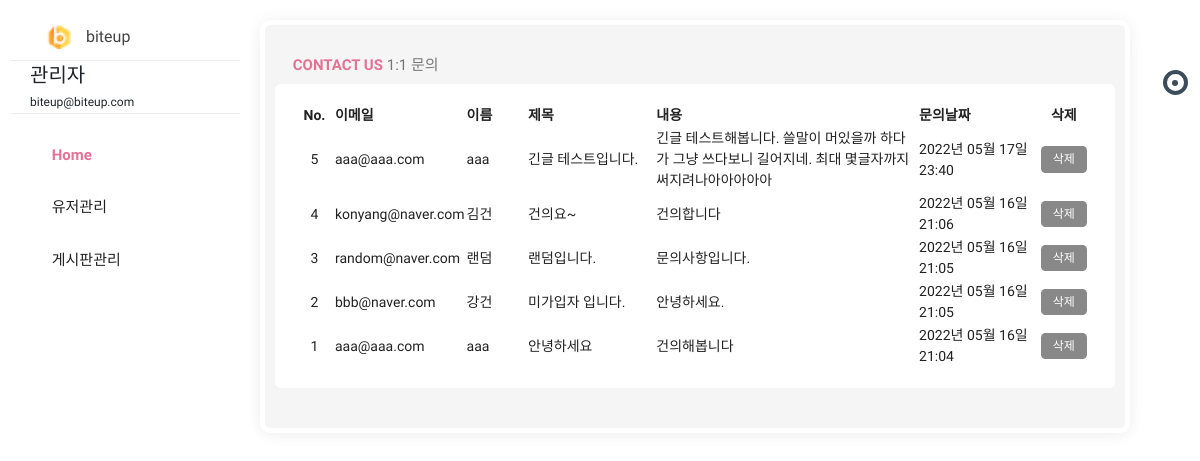
The app's page /admin/contact (signed in) with its own data.
### pybo/models.py (models this page shows)
class User(db.Model):
    id = db.Column(db.Integer, primary_key=True)
    username = db.Column(db.String(150), unique=True, nullable=False)
    password = db.Column(db.String(200), nullable=False)
    email = db.Column(db.String(120), unique=True, nullable=False)
    passwd_answer = db.Column(db.String(200), unique=True, nullable=False)
    location = db.Column(db.String(64), nullable=False)
    about_me = db.Column(db.Text(), nullable=False)
    create_date = db.Column(db.DateTime(), nullable=False)

class Contact(db.Model):
    id = db.Column(db.Integer, primary_key=True)
    email = db.Column(db.String(120), unique=True, nullable=False)
    username = db.Column(db.String(150), unique=True, nullable=False)
    subject = db.Column(db.String(200), nullable=False)
    message = db.Column(db.Text(), nullable=False)
    create_date = db.Column(db.DateTime(), nullable=False)

### pybo/views/admin_views.py (the view)
@bp.route('/contact', methods=('GET', 'POST'))
@login_required
def contact():
    if g.user.email == "biteup@biteup.com":
        contact_list = Contact.query.order_by(Contact.id.desc())
        return render_template('admin/admin_contactus.html', contact_list=contact_list)
    else:
        return '<script>alert("관리자의 권한이 없습니다.");location.href="/"</script>'

### pybo/filter.py (called while the page is built)
def format_datetime(value, fmt='%Y년 %m월 %d일 %H:%M'):
    return value.strftime(fmt)

### pybo/views/auth_views.py (called while the page is built)
@bp.before_app_request
def load_logged_in_user():
    user_id = session.get('user_id')
    if user_id is None:
        g.user = None
    else:
        g.user = User.query.get(user_id)

def login_required(view):
    @functools.wraps(view)
    def wrapped_view(**kwargs):
        if g.user is None:
            return redirect(url_for('auth.login'))
        return view(**kwargs)
    return wrapped_view

### pybo/templates/admin/admin_contactus.html (shortened to what this page needs)
{% extends 'admin.html' %}
{% block content %}
<div class="row clearfix">
    <div class="col-lg-12">
        <div class="card">
            <div class="header">
                <h2><strong><i class="zmdi zmdi-chart"></i> Contact Us </strong> 1:1 문의 </h2>
            </div>
            <div class="body">
                <table class="table_contact">
                    <thead>
                    <tr>
                        <th class="td_id">No.</th>
                        <th>이메일</th>
                        <th>이름</th>
                        <th>제목</th>
                        <th>내용</th>
                        <th>문의날짜</th>
                        <th class="td_delete">삭제</th>
                    </tr>
                    </thead>
                    <tbody>
                    {% for contact in contact_list %}
                    <tr>
                        <td class="td_id">{{ contact.id }}</td>
                        <td class="td_email">{{ contact.email }}</td>
                        <td class="td_username">{{ contact.username }}</td>
                        <td class="td_subject">{{ contact.subject }}</td>
                        <td class="td_message">{{ contact.message }}</td>
                        <td class="td_datetime">{{ contact.create_date|datetime }}</td>
                        <td class="td_delete">
                            <a href="{{ url_for('admin.contact_delete', contact_id=contact.id) }}" class="delete btn btn-sm btn-outline-secondary">삭제</a>
                        </td>
                    </tr>
                    {% endfor %}
                    </tbody>
                </table>
            </div>
        </div>
    </div>
</div>
{% endblock %}

### pybo/templates/admin.html (shortened to what this page needs)
<!doctype html>
<html class="no-js " lang="en">
<head>
    <link rel="stylesheet" href="{{ url_for('static', filename='css/bootstrap.min.css') }}"/>
    <link rel="stylesheet" href="{{ url_for('static', filename='css/jquery-jvectormap-2.0.3.min.css') }}"/>
    <link rel="stylesheet" href="{{ url_for('static', filename='css/plugin.css') }}"/>
    <link rel="stylesheet" href="{{ url_for('static', filename='css/morris.min.css') }}"/>
    <link rel="stylesheet" href="{{ url_for('static', filename='css/style.min.css') }}"/>
    <link rel="stylesheet" href="{{ url_for('static', filename='/admin_style.css') }}"/>
</head>
<body class="theme-blush">
<div class="navbar-right">
    <ul class="navbar-nav">
        <li><a href="#search" class="main_search" title="Search..."><i class="zmdi zmdi-search"></i></a></li>
        <li class="dropdown">
            <a href="javascript:void(0);" class="dropdown-toggle" title="Notifications" data-toggle="dropdown"
               role="button"><i class="zmdi zmdi-notifications"></i>
                <div class="notify"><span class="heartbit"></span><span class="point"></span></div>
            </a>
        </li>
        <li><a href="javascript:void(0);" class="js-right-sidebar" title="Setting"><i
                class="zmdi zmdi-settings zmdi-hc-spin"></i></a></li>
        <li><a href="{{ url_for('main.index') }}" class="mega-menu" title="Sign Out"><i class="zmdi zmdi-power"></i></a></li>
    </ul>
</div>
<aside id="leftsidebar" class="sidebar">
    <div class="navbar-brand">
        <button class="btn-menu ls-toggle-btn" type="button"><i class="zmdi zmdi-menu"></i></button>
        <a href="{{ url_for('admin.main') }}">
            <img src="{{ url_for('static', filename='icon.png') }}" width="25" alt="biteup">
            <span class="m-l-10">biteup</span></a>
    </div>
    <div class="menu">
        <ul class="list">
            <li>
                <div class="user-info">
                    <a class="image" href="profile.html"></a>
                    <div class="detail" style="text-align:left;">
                        <h4>{{ g.user.username }}</h4>
                        <small>{{ g.user.email }}</small>
                    </div>
                </div>
            </li>
            <li class="active open">
                <a href="{{ url_for('admin.main') }}"><i class="zmdi zmdi-home"></i>
                <span>Home</span>
            </a>
            </li>
            <li>
                <a href="javascript:void(0);" class="menu-toggle">
                    <i class="zmdi zmdi-apps"></i>
                    <span>유저관리</span></a>
            </li>
            <li>
                <a href="javascript:void(0);" class="menu-toggle"><i class="zmdi zmdi-folder"></i>
                    <span>게시판관리</span></a>
            </li>
        </ul>
    </div>
</aside>
<section class="content">
{% block content %}
{% endblock %}
</section>
</body>
</html>

### pybo/static/admin_style.css (style rules this page uses)
.table_contact { width:100%; }
.table_contact .td_id { width:5%;text-align:center; }
.table_contact .td_username { width:8%; }
.table_contact .td_email { width:12%; }
.table_contact .td_subject { width:17%; }
.table_contact .td_message { width:35%; }
.table_contact .td_datetime { width:15%; }
.table_contact .td_delete { width:8%; text-align:center; }

### records on screen
User: user.username "관리자", user.email "biteup@biteup.com"
Contact: id "5", email "aaa@aaa.com", username "aaa", subject "긴글 테스트입니다.", message "긴글 테스트해봅니다. 쓸말이 머있을까 하다가 그냥 쓰다보니 길어지네. 최대 몇글자까지 써지려나아아아아아", create_date "2022년 05월 17일 23:40"
Contact: id "4", email "konyang@naver.com", username "김건", subject "건의요~", message "건의합니다", create_date "2022년 05월 16일 21:06"
Contact: id "3", email "random@naver.com", username "랜덤", subject "랜덤입니다.", message "문의사항입니다.", create_date "2022년 05월 16일 21:05"
Contact: id "2", email "bbb@naver.com", username "강건", subject "미가입자 입니다.", message "안녕하세요.", create_date "2022년 05월 16일 21:05"
Contact: id "1", email "aaa@aaa.com", username "aaa", subject "안녕하세요", message "건의해봅니다", create_date "2022년 05월 16일 21:04"
